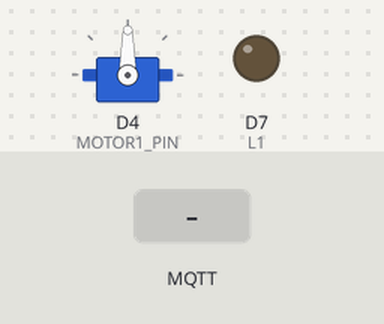
Bench run of a sketch on a simulated ESP8266 (NodeMCU). Parts: servo, output pins drawn as LEDs (lit = HIGH). The inputs (shaded band) are chosen by the test bench. WiFi joins after 1.5 s; servers stay silent unless stated; no MQTT or app messages arrive unless stated; what the sketch prints to the serial monitor is not drawn.

Above: at 2.7 s.
2.8 s: MQTT message "1" arrives on the first subscribed topic
At 2.95 s:
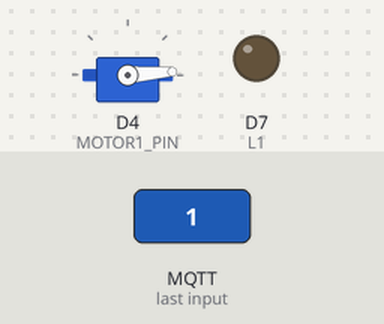
At 3.9 s:
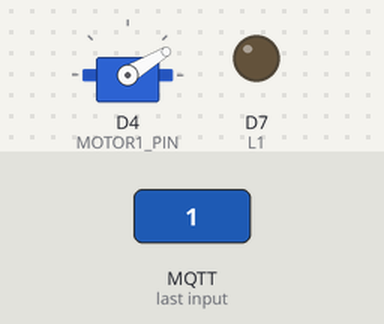
5.8 s: MQTT message "on" arrives on the first subscribed topic
7.3 s: MQTT message "off" arrives on the first subscribed topic
Timing chart, 0 to 10.3 s (numbered marks = the images above; inputs shaded):
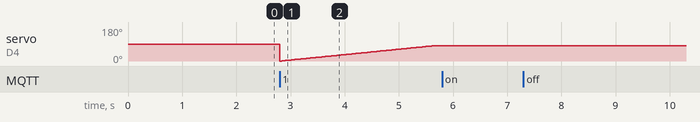

Measured:
- after the input at 5.8 s, every drawn part: stays the same
- after the input at 7.3 s, every drawn part: stays the same

The sketch:

client-mqtt-auth.ino
```cpp
// https://www.embarcados.com.br/mqtt-dash/

//Acionamento de lampada com MQTT Dash
//Por: Fábio Souza
//Data: 12/02/18

#include <ESP8266WiFi.h>
#include <PubSubClient.h>

#define DEBUG

#include <Servo.h>

Servo meuservo; // instância chamada meuservo

#define MOTOR1_PIN D4
int limites_angulo_motor1[] = {0, 80};

int delayFechamento = 4000; // tempo para fechar o portão

#define L1 13 //pino de saida para acionamento da Lampada L1

//informações da rede WIFI
const char* ssid = "xxxxx";                 //SSID da rede WIFI
const char* password =  "xxxxxxx";    //senha da rede wifi //senha da rede wifi

//informações do broker MQTT - Verifique as informações geradas pelo CloudMQTT
const char *mqttServer = "192.168.1.8"; //server
const char *mqttUser = "yuri";            //user
const char *mqttPassword = "password";    //password
const int mqttPort = 1883;                   //port
const char *mqttTopicSub = "casa/L1";         //tópico que sera assinado

WiFiClient espClient;
PubSubClient client(espClient);

void setup()
{

  Serial.begin(115200);
  meuservo.attach(MOTOR1_PIN);
  pinMode(L1, OUTPUT);

  WiFi.begin(ssid, password);

  while (WiFi.status() != WL_CONNECTED)
  {
    delay(500);
#ifdef DEBUG
    Serial.println("Conectando ao WiFi..");
#endif
  }
#ifdef DEBUG
  Serial.println("Conectado na rede WiFi");
#endif

  client.setServer(mqttServer, mqttPort);
  client.setCallback(callback);

  while (!client.connected())
  {
#ifdef DEBUG
    Serial.println("Conectando ao Broker MQTT...");
#endif

    if (client.connect("ESP8266Client", mqttUser, mqttPassword))
    {
#ifdef DEBUG
      Serial.println("Conectado");
#endif
    }
    else
    {
#ifdef DEBUG
      Serial.print("falha estado  ");
      Serial.print(client.state());
#endif
      delay(2000);
    }
  }

  //subscreve no tópico
  client.subscribe(mqttTopicSub);
}

void loop()
{
  if (!client.connected())
  {
    reconect();
  }
  client.loop();
}

void callback(char *topic, byte *payload, unsigned int length)
{

  //armazena msg recebida em uma sring
  payload[length] = '\0';
  String strMSG = String((char *)payload);

#ifdef DEBUG
  Serial.print("Mensagem chegou do tópico: ");
  Serial.println(topic);
  Serial.print("Mensagem:");
  Serial.print(strMSG);
  Serial.println();
  Serial.println("-----------------------");
#endif

  //aciona saída conforme msg recebida
  if (strMSG == "1")
  { //se msg "1"
    movimentaMotor(meuservo, limites_angulo_motor1, true);
  }
}

//função pra reconectar ao servido MQTT
void reconect()
{
  //Enquanto estiver desconectado
  while (!client.connected())
  {
#ifdef DEBUG
    Serial.print("Tentando conectar ao servidor MQTT");
#endif

    bool conectado = strlen(mqttUser) > 0 ? client.connect("ESP8266Client", mqttUser, mqttPassword) : client.connect("ESP8266Client");

    if (conectado)
    {
#ifdef DEBUG
      Serial.println("Conectado!");
#endif
      //subscreve no tópico
      client.subscribe(mqttTopicSub, 1); //nivel de qualidade: QoS 1
    }
    else
    {
#ifdef DEBUG
      Serial.println("Falha durante a conexão.Code: ");
      Serial.println(String(client.state()).c_str());
      Serial.println("Tentando novamente em 10 s");
#endif
      //Aguarda 10 segundos
      delay(10000);
    }
  }
}

void movimentaMotor(Servo motor, int limite_angulo[], bool manterAberto)
{

  Serial.println(" ");
  for (int pos = limite_angulo[0]; pos <= limite_angulo[1]; pos += 1)
  {
    // crescente
    meuservo.write(pos);
    Serial.print(" ");
    Serial.print(pos);
    Serial.print(" ");
    delay(35);
  }
  Serial.println(" ");

  if (!manterAberto)
  {

    delay(delayFechamento);

    for (int pos = limite_angulo[1]; pos >= limite_angulo[0]; pos -= 1)
    {
      // descrescente
      meuservo.write(pos);
      Serial.print(" ");
      Serial.print(pos);
      Serial.print(" ");
      delay(35);
    }
  }
}
```
